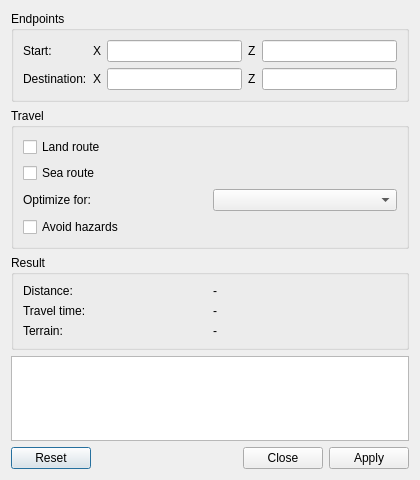
<?xml version="1.0" encoding="UTF-8"?>
<ui version="4.0">
 <class>RouteDialog</class>
 <widget class="QDialog" name="RouteDialog">
  <property name="geometry">
   <rect>
    <x>0</x>
    <y>0</y>
    <width>420</width>
    <height>480</height>
   </rect>
  </property>
  <property name="windowTitle">
   <string>Route</string>
  </property>
  <property name="windowIcon">
   <iconset resource="../rc/icons.qrc">
    <normaloff>:/icons/logo.png</normaloff>:/icons/logo.png</iconset>
  </property>
  <layout class="QVBoxLayout" name="verticalLayout">
   <item>
    <widget class="QGroupBox" name="groupEndpoints">
     <property name="title">
      <string>Endpoints</string>
     </property>
     <layout class="QGridLayout" name="gridEndpoints">
      <item row="0" column="0">
       <widget class="QLabel" name="labelStart">
        <property name="text">
         <string>Start:</string>
        </property>
       </widget>
      </item>
      <item row="0" column="1">
       <widget class="QLabel" name="labelX1">
        <property name="text">
         <string>X</string>
        </property>
       </widget>
      </item>
      <item row="0" column="2">
       <widget class="CoordEdit" name="lineStartX"/>
      </item>
      <item row="0" column="3">
       <widget class="QLabel" name="labelZ1">
        <property name="text">
         <string>Z</string>
        </property>
       </widget>
      </item>
      <item row="0" column="4">
       <widget class="CoordEdit" name="lineStartZ"/>
      </item>
      <item row="1" column="0">
       <widget class="QLabel" name="labelEnd">
        <property name="text">
         <string>Destination:</string>
        </property>
       </widget>
      </item>
      <item row="1" column="1">
       <widget class="QLabel" name="labelX2">
        <property name="text">
         <string>X</string>
        </property>
       </widget>
      </item>
      <item row="1" column="2">
       <widget class="CoordEdit" name="lineEndX"/>
      </item>
      <item row="1" column="3">
       <widget class="QLabel" name="labelZ2">
        <property name="text">
         <string>Z</string>
        </property>
       </widget>
      </item>
      <item row="1" column="4">
       <widget class="CoordEdit" name="lineEndZ"/>
      </item>
     </layout>
    </widget>
   </item>
   <item>
    <widget class="QGroupBox" name="groupTravel">
     <property name="title">
      <string>Travel</string>
     </property>
     <layout class="QVBoxLayout" name="verticalTravel">
      <item>
       <widget class="QCheckBox" name="checkLand">
        <property name="toolTip">
         <string>Allow travelling over land</string>
        </property>
        <property name="text">
         <string>Land route</string>
        </property>
       </widget>
      </item>
      <item>
       <widget class="QCheckBox" name="checkSea">
        <property name="toolTip">
         <string>Allow travelling over water (boat or swimming)</string>
        </property>
        <property name="text">
         <string>Sea route</string>
        </property>
       </widget>
      </item>
      <item>
       <layout class="QHBoxLayout" name="horizontalOptimize">
        <item>
         <widget class="QLabel" name="labelOptimize">
          <property name="text">
           <string>Optimize for:</string>
          </property>
         </widget>
        </item>
        <item>
         <widget class="StyledComboBox" name="comboOptimize"/>
        </item>
       </layout>
      </item>
      <item>
       <widget class="QCheckBox" name="checkAvoidHazards">
        <property name="toolTip">
         <string>Steer around hazardous terrain</string>
        </property>
        <property name="text">
         <string>Avoid hazards</string>
        </property>
       </widget>
      </item>
     </layout>
    </widget>
   </item>
   <item>
    <widget class="QGroupBox" name="groupResult">
     <property name="title">
      <string>Result</string>
     </property>
     <layout class="QGridLayout" name="gridResult">
      <item row="0" column="0">
       <widget class="QLabel" name="labelDistTitle">
        <property name="text">
         <string>Distance:</string>
        </property>
       </widget>
      </item>
      <item row="0" column="1">
       <widget class="QLabel" name="labelDistance">
        <property name="text">
         <string>-</string>
        </property>
       </widget>
      </item>
      <item row="1" column="0">
       <widget class="QLabel" name="labelTimeTitle">
        <property name="text">
         <string>Travel time:</string>
        </property>
       </widget>
      </item>
      <item row="1" column="1">
       <widget class="QLabel" name="labelTime">
        <property name="text">
         <string>-</string>
        </property>
       </widget>
      </item>
      <item row="2" column="0">
       <widget class="QLabel" name="labelModeTitle">
        <property name="text">
         <string>Terrain:</string>
        </property>
       </widget>
      </item>
      <item row="2" column="1">
       <widget class="QLabel" name="labelMode">
        <property name="text">
         <string>-</string>
        </property>
       </widget>
      </item>
     </layout>
    </widget>
   </item>
   <item>
    <widget class="QPlainTextEdit" name="textLog">
     <property name="readOnly">
      <bool>true</bool>
     </property>
     <property name="maximumBlockCount">
      <number>2000</number>
     </property>
    </widget>
   </item>
   <item>
    <widget class="QDialogButtonBox" name="buttonBox">
     <property name="orientation">
      <enum>Qt::Horizontal</enum>
     </property>
     <property name="standardButtons">
      <set>QDialogButtonBox::Close|QDialogButtonBox::Apply|QDialogButtonBox::Reset</set>
     </property>
    </widget>
   </item>
  </layout>
 </widget>
 <customwidgets>
  <customwidget>
   <class>CoordEdit</class>
   <extends>QLineEdit</extends>
   <header>src/widgets.h</header>
  </customwidget>
  <customwidget>
   <class>StyledComboBox</class>
   <extends>QComboBox</extends>
   <header>src/widgets.h</header>
  </customwidget>
 </customwidgets>
 <resources>
  <include location="../rc/icons.qrc"/>
 </resources>
 <connections>
  <connection>
   <sender>buttonBox</sender>
   <signal>rejected()</signal>
   <receiver>RouteDialog</receiver>
   <slot>reject()</slot>
  </connection>
 </connections>
</ui>
